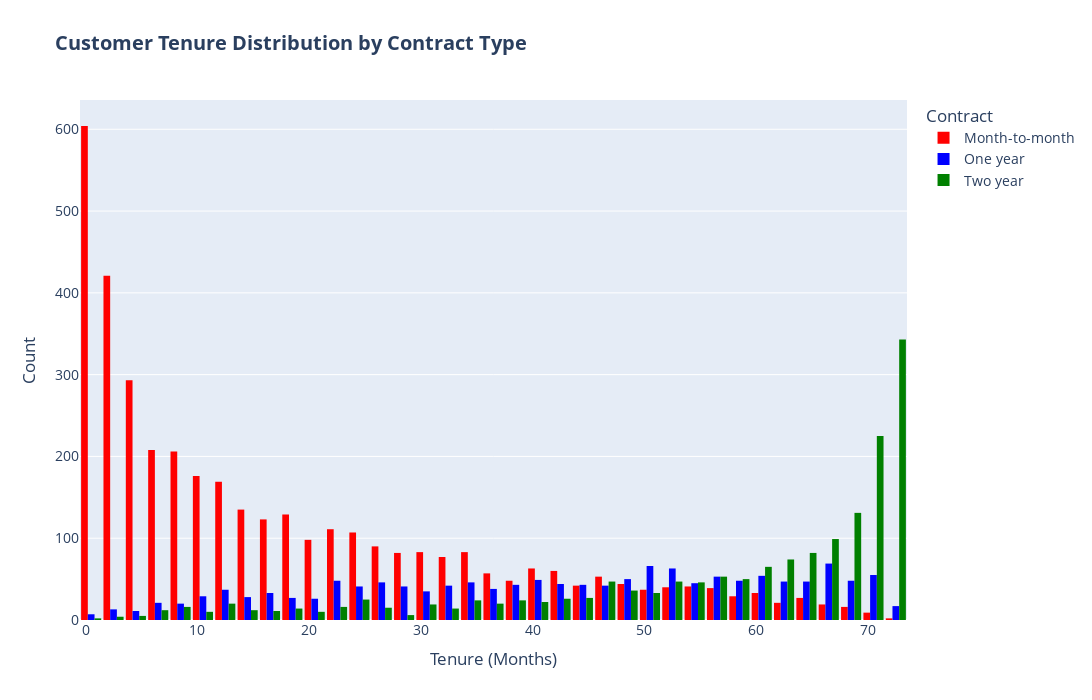

Notebook code for this chart:
### Markdown cell above
2. Tenure & Churn

### Code cell
# Tenure Distribution  by Contract Type 
fig = px.histogram(data, x="tenure", color="Contract", barmode="group",
                   title="<b>Customer Tenure Distribution by Contract Type</b>",
                   labels={"tenure": "Tenure (Months)", "count": "Count"},
                   color_discrete_map={"Month-to-month": "red", "One year": "blue", "Two year": "green"})

fig.update_layout(
    width=1400, 
    height=700, 
    bargap=0.1, 
    xaxis_title="Tenure (Months)", 
    yaxis_title="Count",
    font=dict(size=14)  
)
fig.show()

### Figure 1 — Plotly figure (JSON) as saved in the notebook; plotly's stock layout.template omitted (floating-point values rounded to 4 significant figures; data arrays with more than 128 entries replaced by an {"elided": "..."} marker saying what was removed)
{"data": [{"alignmentgroup": "True", "bingroup": "x", "hovertemplate": "Contract=Month-to-month<br>Tenure (Months)=%{x}<br>count=%{y}<extra></extra>", "legendgroup": "Month-to-month", "marker": {"color": "red", "pattern": {"shape": ""}}, "name": "Month-to-month", "offsetgroup": "Month-to-month", "orientation": "v", "showlegend": true, "type": "histogram", "x": {"elided": "3875 int values"}, "xaxis": "x", "yaxis": "y"}, {"alignmentgroup": "True", "bingroup": "x", "hovertemplate": "Contract=One year<br>Tenure (Months)=%{x}<br>count=%{y}<extra></extra>", "legendgroup": "One year", "marker": {"color": "blue", "pattern": {"shape": ""}}, "name": "One year", "offsetgroup": "One year", "orientation": "v", "showlegend": true, "type": "histogram", "x": {"elided": "1472 int values"}, "xaxis": "x", "yaxis": "y"}, {"alignmentgroup": "True", "bingroup": "x", "hovertemplate": "Contract=Two year<br>Tenure (Months)=%{x}<br>count=%{y}<extra></extra>", "legendgroup": "Two year", "marker": {"color": "green", "pattern": {"shape": ""}}, "name": "Two year", "offsetgroup": "Two year", "orientation": "v", "showlegend": true, "type": "histogram", "x": {"elided": "1685 int values"}, "xaxis": "x", "yaxis": "y"}], "layout": {"bargap": 0.1, "barmode": "group", "font": {"size": 14}, "height": 700, "legend": {"title": {"text": "Contract"}, "tracegroupgap": 0}, "title": {"text": "<b>Customer Tenure Distribution by Contract Type</b>"}, "width": 1400, "xaxis": {"anchor": "y", "domain": [0, 1], "title": {"text": "Tenure (Months)"}}, "yaxis": {"anchor": "x", "domain": [0, 1], "title": {"text": "Count"}}}}
